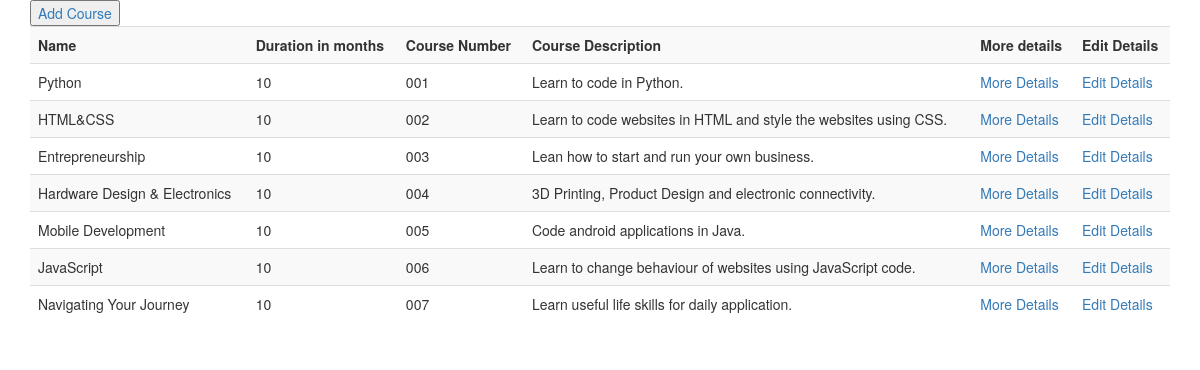
Page /course/list/ on the earlier database version.
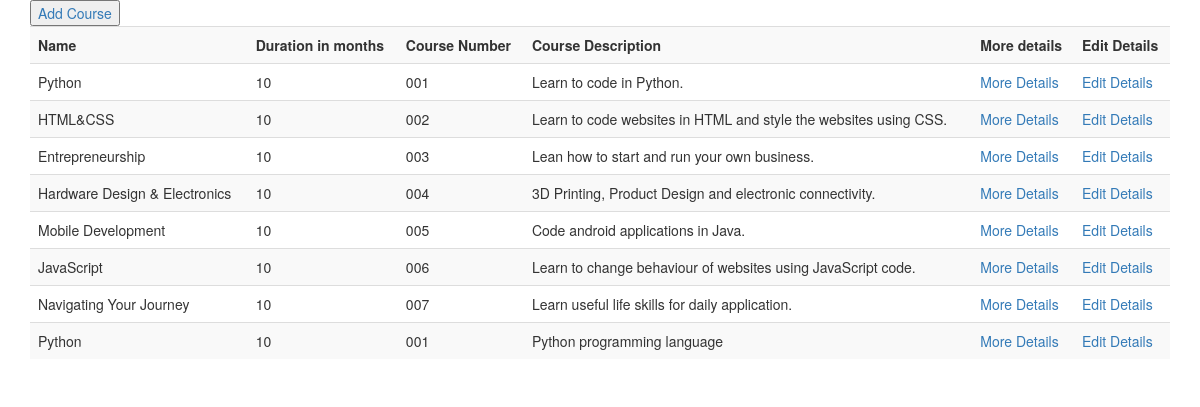
Same page on the later database version.
### course/models.py (models this page shows, shortened)
class Course(models.Model):
	name = models.CharField(max_length=50)
	duration_in_months = models.SmallIntegerField()
	course_number = models.CharField(max_length=50)
	description = models.TextField()
	teacher = models.ForeignKey(Teacher,on_delete=models.PROTECT,blank=False)

### course/views.py (the view)
# urls.py: path("list/",list_courses,name="list_courses"),
def list_courses(request):
	courses=Course.objects.all()
	return render(request,"list_courses.html",{"courses":courses})

### course/templates/list_courses.html (shortened to what this page needs)
<!DOCTYPE html>
<html>
<head>
	<link rel="stylesheet" href="https://maxcdn.bootstrapcdn.com/bootstrap/3.4.0/css/bootstrap.min.css">
</head>
<body>
	<div class="container">
		<table class="table table-striped">
			<tr>
				<button><a href="/course/add/">Add Course</a></button>
				<th>Name</th>
				<th>Duration in months</th>
				<th>Course Number</th>
				<th>Course Description</th>
				<th>More details</th>
				<th>Edit Details</th>
			</tr>
			{% for course in courses %}
			<tr>
				<td>{{course.name}}</td>
				<td>{{course.duration_in_months}}</td>
				<td>{{course.course_number}}</td>
				<td>{{course.description}}</td>
				<td><a href="/course/detail/{{course.pk}}/">More Details</a></td>
				<td><a href="/course/edit/{{course.pk}}/">Edit Details</a></td>
			</tr>
			{% endfor %}
		</table>
	</div>
</body>
</html>

Differences in the rows shown:
added Course: name "Python", duration_in_months "10", course_number "001", description "Python programming language"
